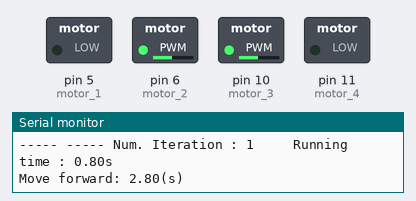
The sketch below on a simulated Arduino Uno, built with avr-gcc and run on an emulated ATmega328P. Parts: switched loads named in the sketch (green lamp = pin HIGH), the last lines printed to the serial monitor. Random numbers use the default seed unless the sketch sets one.

Above: at 5.9 s.
At 13.9 s:
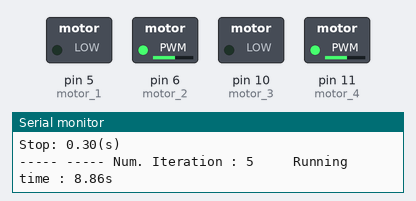
At 34.2 s:
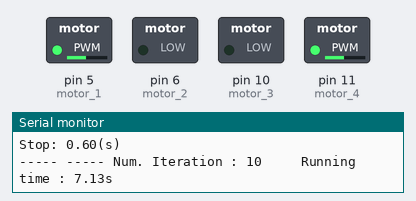
At 37.0 s:
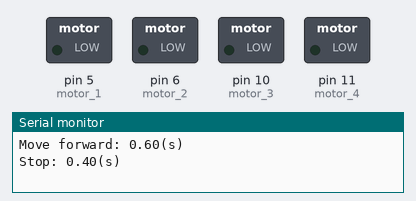
Timing chart, 0 to 38.5 s (numbered marks = the images above):
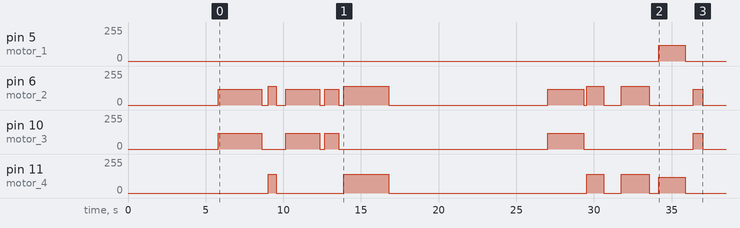

Measured:
- by itself, pin 5 (motor_1): 0/255 → 120/255 at 34.2 s, → 0/255 1.7 s later
- by itself, pin 10 (motor_3): 0/255 → 120/255 at 5.8 s, → 0/255 2.8 s later, → 120/255 1.5 s later, → 0/255 2.2 s later, … (10 changes in this stretch)
- by itself, pin 6 (motor_2): 0/255 → 120/255 at 5.8 s, → 0/255 2.8 s later, → 140/255 0.41 s later, → 0/255 0.50 s later, … (18 changes in this stretch)

The sketch:

robot_control_code.ino
```cpp
int motor_speed = 120;//*** Speed of the robot (120~220 is appropriate; larger the number, faster the robot)
int lr_speed_up = 20;//*** To set turning speed separately (eg. faster than the motor_seed)


int move_time = 10;//*** Length of one moving time (seconds)
int break_time = 10;//*** Length of the pause time (seconds)

int move_mode = 1;//*** Movement type: 0 = Patterned movement, 1 = Random movement

// ----- ----- ----- ----- ----- ----- ----- ----- ----- ----- ----- ----- ----- -----

int motor_1 = 5;
int motor_2 = 6;
int motor_3 = 10;
int motor_4 = 11;

unsigned long start_time = 0;
unsigned long end_time = 0;
double run_time = 0;
int run_count = 0;

long lastMillis = 0;
long currentMillis = 0;

// ----- ----- ----- ----- ----- ----- ----- ----- ----- ----- ----- ----- ----- -----

void setup() {
  Serial.begin(9600);
  pinMode(motor_1, OUTPUT);
  pinMode(motor_2, OUTPUT);
  pinMode(motor_3, OUTPUT);
  pinMode(motor_4, OUTPUT);
  analogWrite(motor_1, 0);
  analogWrite(motor_2, 0);
  analogWrite(motor_3, 0);
  analogWrite(motor_4, 0);

  randomSeed(analogRead(A0));

  delay(5000);//Rest for 5 seconds
  Serial.println("Start executing the loop");
}

// ----- ----- ----- ----- ----- ----- ----- ----- ----- ----- ----- ----- ----- -----

void loop() {
  currentMillis = millis();
  if (currentMillis - lastMillis >= 100) {
    lastMillis = currentMillis;
  }

  if (move_mode == 0) {//Patterned movement mode
    move_pattern();
    if (run_time > move_time) {
      Serial.println("");
      Serial.print("Moved over ");
      Serial.print(move_time);
      Serial.println(" seconds.");
      Serial.print("Resting for ");
      Serial.print(break_time);
      Serial.println(" seconds.");
      for (int i = 0; i < break_time; i++) {
        Serial.print(".");
        delay(1000);
      }
      Serial.println("");
      run_time = 0;
    }
  } else {//Random movement mode
    random_pattern();
    if (run_time > move_time) {
      Serial.println("");
      Serial.print("Moved over ");
      Serial.print(move_time);
      Serial.println(" seconds.");
      Serial.print("Resting for ");
      Serial.print(break_time);
      Serial.println(" seconds.");
      for (int i = 0; i < break_time; i++) {
        Serial.print(".");
        delay(1000);
      }
      Serial.println("");
      run_time = 0;
    }
  }
}

// ----- ----- ----- ----- ----- ----- ----- ----- ----- ----- ----- ----- ----- -----

void random_pattern() {
  start_time = millis();

  int move_time_r = random(5, 30);//*** Length of random movement (0.5 ~ 3.0 seconds)
  int stay_time_r = random(1, 10);//*** Length of pause after random movement (0.1 ~ 1.0 second)

  //motor_speed = random(100, 200);

  int r = random(1, 6);// set 'r' as random integer from [1, 5]
  // Choose movement type based on the value in 'r' (among go, back, right, left & stay)
  if (r == 1) {
    go(motor_speed, move_time_r, stay_time_r);
  } else if (r == 2) {
    back(motor_speed, move_time_r, stay_time_r);
  } else if (r == 3) {
    right(motor_speed, move_time_r, stay_time_r);
  } else if (r == 4) {
    left(motor_speed, move_time_r, stay_time_r);
  } else if (r == 5) {
    stay(stay_time_r);
  }

  end_time = millis();
  run_time = run_time + ((end_time - start_time) / 1000.0);
  run_count++;
  Serial.print("----- ----- Num. Iteration : ");
  Serial.print(run_count);

  Serial.print("     Running time : ");
  Serial.print(run_time);
  Serial.println("s");
}

void move_pattern() {
  start_time = millis();
  // ----- ----- ----- ----- ----- ----- ----- ----- ----- ----- ----- ----- ----- ----- *****

  go(120, 30, 15);
  go(180, 30, 15);
  back(180, 30, 15);
  right(120, 30, 10);
  left(120, 30, 10);

  // ----- ----- ----- ----- ----- ----- ----- ----- ----- ----- ----- ----- ----- ----- *****
  end_time = millis();
  run_time = run_time + ((end_time - start_time) / 1000.0);
  run_count++;
  Serial.print("----- ----- Num. Iteration : ");
  Serial.print(run_count);

  Serial.print("     Rurnning time : ");
  Serial.print(run_time);
  Serial.println("s");
}

// ----- ----- ----- ----- ----- ----- ----- ----- ----- ----- ----- ----- ----- -----

void go(int k, int i, int j) { //Robot move forward
  motor_speed = k;

  Serial.print("Move forward: ");
  Serial.print(i * 100.0 / 1000.0);
  Serial.println("(s)");

  analogWrite(motor_1, 0);
  analogWrite(motor_2, motor_speed);
  analogWrite(motor_3, motor_speed);
  analogWrite(motor_4, 0);
  delay(i * 100);
  stay(j);
}
void back(int k, int i, int j) { //Robot move backward
  motor_speed = k;

  Serial.print("Move backward: ");
  Serial.print(i * 100.0 / 1000.0);
  Serial.println("(s)");

  analogWrite(motor_1, motor_speed);
  analogWrite(motor_2, 0);
  analogWrite(motor_3, 0);
  analogWrite(motor_4, motor_speed);
  delay(i * 100);
  stay(j);
}
void right(int k, int i, int j) { //Robot turn right
  motor_speed = k;

  Serial.print("Turn right: ");
  Serial.print(i * 100.0 / 1000.0);
  Serial.println("(s)");

  analogWrite(motor_1, 0);
  analogWrite(motor_2, motor_speed + lr_speed_up);
  analogWrite(motor_3, 0);
  analogWrite(motor_4, motor_speed + lr_speed_up);
  delay(i * 100);
  stay(j);
}
void left(int k, int i, int j) { //Robot turn left
  motor_speed = k;

  Serial.print("Trun left: ");
  Serial.print(i * 100.0 / 1000.0);
  Serial.println("(s)");

  analogWrite(motor_1, motor_speed + lr_speed_up);
  analogWrite(motor_2, 0);
  analogWrite(motor_3, motor_speed + lr_speed_up);
  analogWrite(motor_4, 0);
  delay(i * 100);
  stay(j);
}
void stay(int i) {//Robot stop
  Serial.print("Stop: ");
  Serial.print(i * 100.0 / 1000.0);
  Serial.println("(s)");

  analogWrite(motor_1, 0);
  analogWrite(motor_2, 0);
  analogWrite(motor_3, 0);
  analogWrite(motor_4, 0);
  delay(i * 100);
}
```
